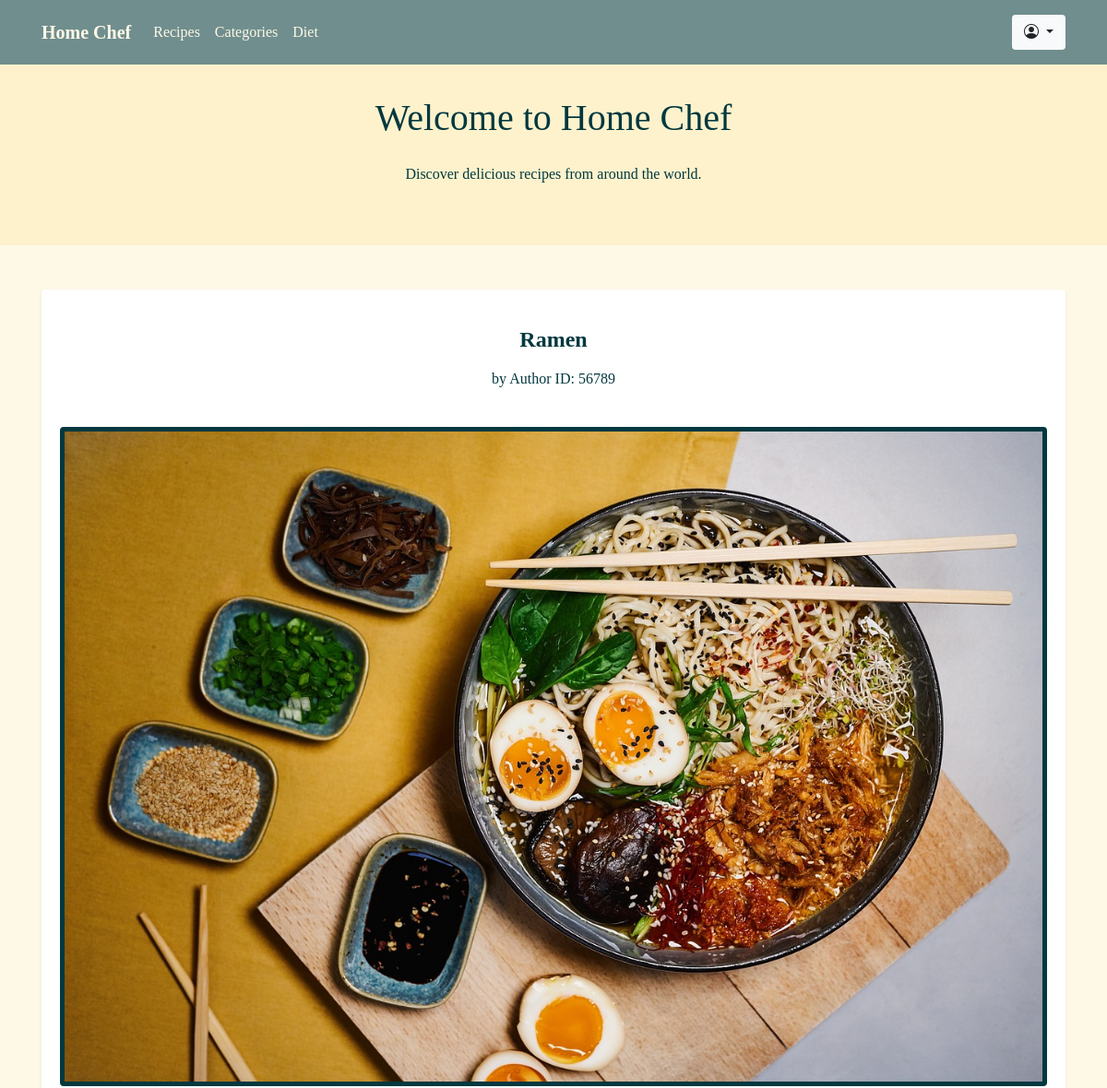
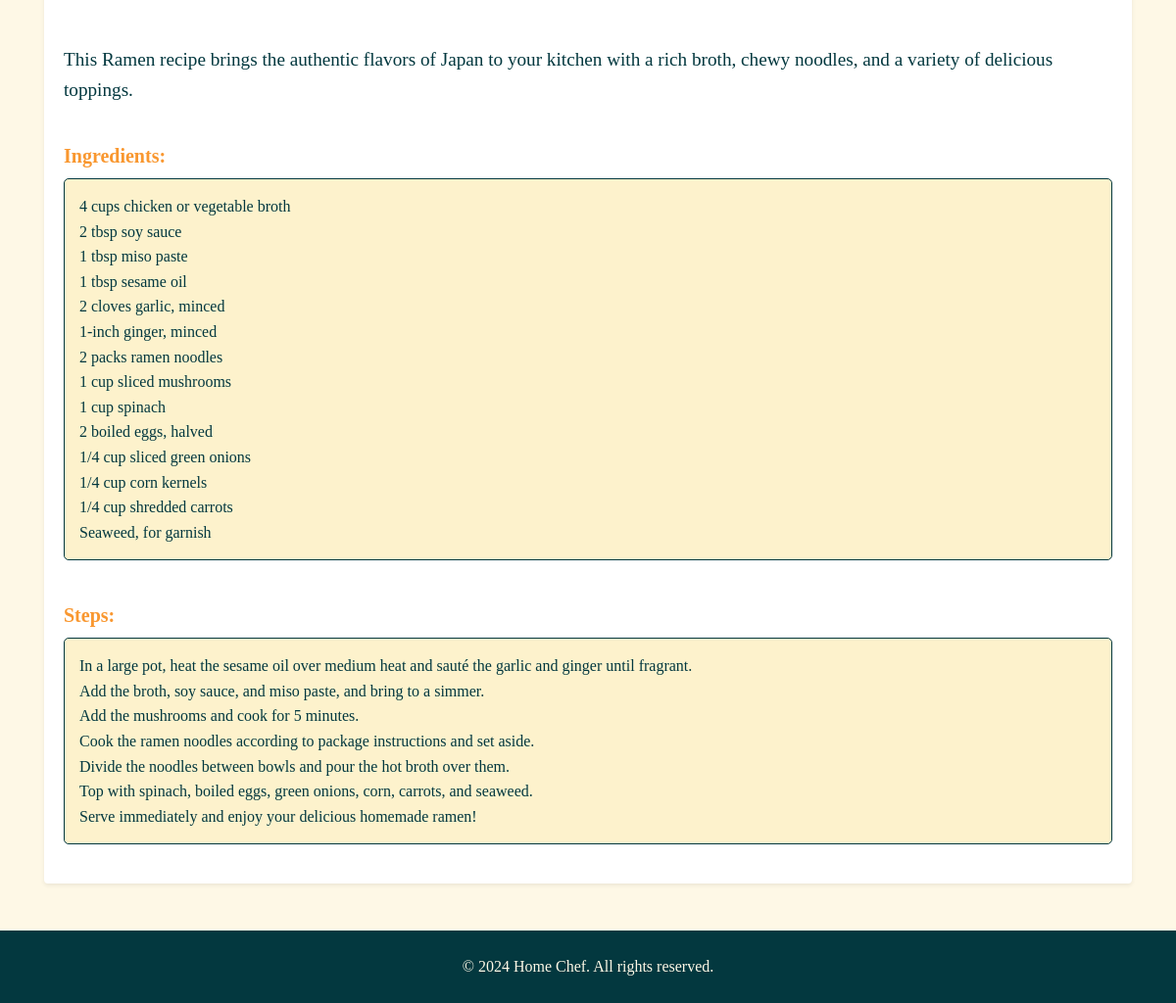
The app's page /detail.php?id=4 with its own data (2 pictures, top to bottom).
### tables this page shows
CREATE TABLE IF NOT EXISTS `recipes` (
  `id` int NOT NULL AUTO_INCREMENT,
  `title` varchar(30) NOT NULL,
  `authorid` varchar(30) NOT NULL,
  `description` longtext NOT NULL,
  `ingredients` longtext NOT NULL,
  `steps` longtext NOT NULL,
  `image` varchar(255) NOT NULL,
  PRIMARY KEY (`id`)
);

### detail.php (the view, shortened to what this page needs)
<?php
include("dbconnect.php");
$id = $_GET["id"];
$qry2 = "SELECT * FROM `recipes` where id = '$id'";
$result2 = mysqli_query($connect, $qry2);
?>
<!DOCTYPE html>
<html lang="en">
<head>
  <link rel="stylesheet" href="https://cdn.jsdelivr.net/npm/bootstrap@4.6.2/dist/css/bootstrap.min.css">
  <link rel="stylesheet" href="https://cdn.jsdelivr.net/npm/bootstrap-icons@1.11.3/font/bootstrap-icons.css">
</head>
<body>
  <nav class="navbar navbar-expand-lg fixed-top">
    <div class="container">
      <a class="navbar-brand" href="home.php">Home Chef</a>
      <div class="collapse navbar-collapse" id="navbarNav">
        <ul class="navbar-nav mr-auto">
          <li class="nav-item">
            <a class="nav-link" href="recipes.html">Recipes</a>
          </li>
          <li class="nav-item">
            <a class="nav-link" href="categories.html">Categories</a>
          </li>
          <li class="nav-item">
            <a class="nav-link" href="diet.html">Diet</a>
          </li>
        </ul>
        <span class="navbar-text">
          <div class="dropdown">
            <button type="button" class="btn dropdown-toggle bg-light" data-toggle="dropdown">
              <i class="bi bi-person-circle"></i>
            </button>
          </div>
        </span>
      </div>
    </div>
  </nav>
  <header class="text-center py-5">
    <div class="container">
      <h1 class="mb-4">Welcome to Home Chef</h1>
      <p>Discover delicious recipes from around the world.</p>
    </div>
  </header>
  <section class="recipe-section py-5">
    <div class="container">
      <div class="row">
        <?php
        while ($data = mysqli_fetch_assoc($result2)) { ?>
          <div class="col-md-12">
            <div class="card shadow-sm border-0 mb-4">
              <div class="card-body">
                <h2 class="card-title text-center"><?php echo htmlspecialchars($data['title']); ?></h2>
                <p class="text-center author-id">by Author ID: <span><?php echo htmlspecialchars($data['authorid']); ?></span></p>
                <img src="images/<?php echo htmlspecialchars($data['image']); ?>" class="img-fluid rounded mx-auto d-block" alt="Recipe Image">
                <p class="description mt-4"><?php echo htmlspecialchars($data['description']); ?></p>
                <h4>Ingredients:</h4>
                <ul class="ingredients">
                  <?php echo nl2br(htmlspecialchars($data['ingredients'])); ?>
                </ul>
                <h4>Steps:</h4>
                <ol class="steps">
                  <?php echo nl2br(htmlspecialchars($data['steps'])); ?>
                </ol>
              </div>
            </div>
          </div>
        <?php } ?>
      </div>
    </div>
  </section>
  <footer class="text-center py-4">
    <div class="container">
      <p>&copy; 2024 Home Chef. All rights reserved.</p>
    </div>
  </footer>
</body>
</html>

### detail.php (style rules this page uses)
body { font-family: Georgia, 'Times New Roman', Times, serif; line-height: 1.6; background-color: #FEF8E6; color: #03383F; padding-top: 56px; }
a { color: #03383F; }
.navbar { background-color: #708E8E; }
.navbar-brand { color: #FEF8E6; font-weight: bold; }
.navbar-nav .nav-link { color: #FEF8E6; }
header { background-color: #FDF2CC; padding: 60px 0; }
header h1 { color: #03383F; }
header p { color: #03383F; }
.recipe-section { background-color: #FEF8E6; padding: 40px 0; }
.recipe-section h2 { color: #03383F; margin-top: 20px; font-size: 1.5rem; font-weight: bold; }
.recipe-section h4 { color: #F9972F; margin-top: 20px; font-size: 1.25rem; font-weight: bold; }
.recipe-section ul, .recipe-section ol { color: #03383F; margin-bottom: 20px; }
.recipe-section ul { list-style-type: square; }
.recipe-section ol { list-style-type: decimal; }
.ingredients, .steps { background-color: #FDF2CC; border: 1px solid #03383F; padding: 15px; border-radius: 5px; }
.img-fluid { border: 5px solid #03383F; margin: 20px 0; }
.card-title { color: #F9972F; font-size: 2rem; font-weight: bold; }
.description { font-size: 1.2rem; margin-top: 20px; color: #03383F; }
footer { background-color: #03383F; color: #FEF8E6; padding: 20px 0; }
footer p { margin: 0; }
.card { height: 100%; }
.card-body { display: flex; flex-direction: column; justify-content: space-between; }

### records on screen
recipes: title "Ramen", authorid "56789", image (picture), description "This Ramen recipe brings the authentic flavors of Japan to your kitchen with a rich broth, chewy noodles, and a variety of delicious toppings.", ingredients "4 cups chicken or vegetable broth 2 tbsp soy sauce 1 tbsp miso paste 1 tbsp sesame oil 2 cloves garlic, minced 1-inch ginger, minced 2 packs ramen noodles 1 cup sliced mushrooms 1 cup spinach 2 boiled eggs, halved 1/4 cup sliced green onions 1/4 cup corn kernels 1/4 cup shredded carrots Seaweed, for garnish", steps "In a large pot, heat the sesame oil over medium heat and sauté the garlic and ginger until fragrant. Add the broth, soy sauce, and miso paste, and bring to a simmer. Add the mushrooms and cook for 5 minutes. Cook the ramen noodles according to package instructions and set aside. Divide the noodles between bowls and pour the hot broth over them. Top with spinach, boiled eggs, green onions, corn, carrots, and seaweed. Serve immediately and enjoy your delicious homemade ramen!"
